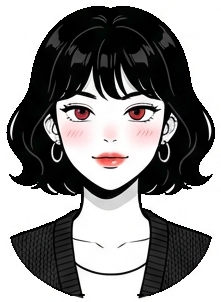
#> input picture exile_test/assets/parts/sera_neutral.png, 221 x 302 px, found by its file name
$ python build_rig.py
#> lines starting #> are read from the running program, lines starting #| are printed output that depends on the picture; after the words box and inside, x2 and y2 are one past the last pixel; in counts of white or black regions, pixels touching at a corner belong together
### exile_test/tools/cutlib.py
"""Cut-out helpers: background by flood fill from the sheet edges, parts by connected components, edge alpha by unmixing
the outline ink from the local background colour, edge colour decontamination and a ~1 px choke.

Why not a colour key: the eyes, skin and shirts are as white as the sheet. A flood fill from the sheet border only takes the
white that is connected to the outside, so a white that is enclosed by an outline stays opaque. The only open whites are the
shirt fronts at the bottom of the busts (the bust is cut there): a barrier closes that opening before the fill.
"""
import cv2
import numpy as np
from scipy import ndimage as ndi


def load(path):
    return cv2.cvtColor(cv2.imread(path), cv2.COLOR_BGR2RGB).astype(np.float32) / 255.0


def lum(x):
    return x[..., 0] * .299 + x[..., 1] * .587 + x[..., 2] * .114


# [107 lines left out: functions poly_bg, local_bg, flood_background, bust_barrier, matte, components and 1 more, not called in this run]


def save_rgba(path, rgba):
    x = (np.clip(rgba, 0, 1) * 255 + .5).astype(np.uint8)
    cv2.imwrite(path, cv2.cvtColor(x, cv2.COLOR_RGBA2BGRA))


def load_rgba(path):
    x = cv2.imread(path, cv2.IMREAD_UNCHANGED)
#> x is the input picture: shape (302, 221, 4); mean B, G, R, A 144, 144.2, 145.6, 168.2
    return cv2.cvtColor(x, cv2.COLOR_BGRA2RGBA).astype(np.float32) / 255.0


def over(dst_rgb, rgba):
    a = rgba[..., 3:4]
    return dst_rgb * (1 - a) + rgba[..., :3] * a


# [16 lines left out: function fringe_stats, not called in this run]

### exile_test/tools/build_rig.py
"""Build the rigs from the registered parts (assets/parts/reg) -> assets/rig/ (4x layers, weight maps, rig.json).

SERA  The busts are medallions: the cardigan's outer edge curves in under the shoulders. A torso continues the bust down to
      the frame bottom (layer "ext", drawn behind the bust): the sleeves hang straight from the widest point of the shoulders,
      the front bands and the shirt continue from the bust's last rows, and the knit and rib textures are the bust's own
      (mirror-tiled samples), with an outline on the outer edges. The bust's lower edge is feathered into it.
      "ext_arm" is the same torso without the left sleeve: in the arm shot the pointing arm takes that sleeve's place.
      The pointing arm is the sheet's own arm, mirrored to her right side (screen left), at the SAME sheet scale as the bust
      (its upper arm is 43 px wide, the bust's side panel at the widest row is 43 px wide), pivot at the centre of its cap.
MINSU The pack's busts have no cup and no hand. The duo sheet (03) has Minsu holding the iced americano; its head is replaced
      by the registered busts (same head size: eye distance 78 vs 80 px, eye-to-chin 111 vs 111 px), the bust's hood ring sits
      on the duo sheet's hood and is feathered into the hoodie, and its slate tint is matched to the hoodie's grey.
PIGEON neutral and beak-open busts as they are.
Everything is upscaled 4x (premultiplied Lanczos + light unsharp) so the shots downsample.
  python tools/build_rig.py
"""
import json, os, sys
import cv2
import numpy as np
from scipy import ndimage as ndi

sys.path.insert(0, os.path.dirname(os.path.abspath(__file__)))
import cutlib as C

HERE = os.path.dirname(os.path.dirname(os.path.abspath(__file__)))
REG = os.path.join(HERE, "assets", "parts", "reg")
PARTS = os.path.join(HERE, "assets", "parts")
RIG = os.path.join(HERE, "assets", "rig")
RV = os.path.join(HERE, "review", "rig")
os.makedirs(RIG, exist_ok=True); os.makedirs(RV, exist_ok=True)
K = 4                      # rig layers are stored at 4x the sheet resolution
INK = np.array([0.06, 0.06, 0.07], np.float32)


def blur(x, s):
    return cv2.GaussianBlur(x.astype(np.float32), (0, 0), s)


def mirror_tile(patch, h, w, ox=0, oy=0):
    """fill h x w by mirror-tiling the patch (seamless: every tile edge meets its own mirror image)"""
    p = np.concatenate([patch, patch[:, ::-1]], 1)
    p = np.concatenate([p, p[::-1]], 0)
    ry, rx = int(np.ceil((h + oy) / p.shape[0])) + 1, int(np.ceil((w + ox) / p.shape[1])) + 1
    big = np.tile(p, (ry, rx, 1))
    return big[oy:oy + h, ox:ox + w]


def stroke(mask_h, pts, width, img_a, color, alpha=1.0):
    """draw an anti-aliased polyline into an RGBA float image (at 1x, supersampled 8x)"""
    S = 8
    h, w = mask_h
    m = np.zeros((h * S, w * S), np.uint8)
    p = (np.array(pts) * S).astype(np.int32)
    cv2.polylines(m, [p], False, 255, max(1, int(round(width * S))), cv2.LINE_AA)
    a = cv2.resize(m.astype(np.float32) / 255, (w, h), interpolation=cv2.INTER_AREA) * alpha
    img_a[..., :3] = img_a[..., :3] * (1 - a[..., None]) + color * a[..., None]
    img_a[..., 3] = np.maximum(img_a[..., 3], a)


# ------------------------------------------------------------------------------------------------------------------ SERA
def sera():
    N = C.load_rgba(os.path.join(REG, "sera_neutral.png"))
    H0, W = N.shape[:2]
#> H0 = 302; W = 221
    EXT = 330
    H = H0 + EXT
#> H = 632
    a = N[..., 3] > 0.5
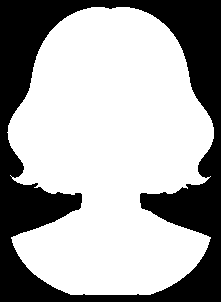
#> a: shape (302, 221) bool; 65.6% white; 1 black region, box (x1, y1, x2, y2) and area: (0, 0, 221, 302) 22971
    L = C.lum(N[..., :3])
    rows = np.nonzero(a.any(1))[0]
#> rows = 288 values from 7 to 294
    y_cut = int(rows.max())                                     # the bust's straight bottom row
#> y_cut = 294
    width = [(np.nonzero(a[y])[0].max() - np.nonzero(a[y])[0].min(), y) for y in range(150, y_cut)]
#> width = 144 pairs, first value 57 to 199, second value 150 to 293
    y_w = max(width)[1]
#> y_w = 238
    xl = int(np.nonzero(a[y_w])[0].min()); xr = int(np.nonzero(a[y_w])[0].max())
#> after `xl = int(np.nonzero(a[y_w])[0].min())`: xl = 11
#> after `xr = int(np.nonzero(a[y_w])[0].max())`: xr = 210
    xc = (xl + xr) / 2
#> xc = 110.5
    # the shirt at the bottom rows: the light run in the middle
    def shirt_run(y):
#> called with y = 290
        r = (L[y] > 0.8) & a[y]
        xs = np.nonzero(r[int(xc) - 40:int(xc) + 40])[0] + int(xc) - 40
#> xs = 58 values from 82 to 139
        return int(xs.min()), int(xs.max())
    sl, sr = shirt_run(y_cut - 4)
#> sl = 82; sr = 139
    BW = 19                                                     # band width at the bottom (measured: 64..83 and 141..159)
    SLEEVE = 41                                                 # sleeve width; the side panel at the widest row is 43 px
    print(f"sera: canvas {W}x{H} (bust {H0}), widest row y={y_w} x {xl}..{xr}, bottom cut y={y_cut}, shirt {sl}..{sr}")
#| sera: canvas 221x632 (bust 302), widest row y=238 x 11..210, bottom cut y=294, shirt 82..139

    # textures from the bust itself
    kx, ky = None, None                                         # a clean knit patch: fully opaque, no light pixels
    for y in range(y_w, y_w + 24):
        for x in range(xl + 1, xl + 40):
            if N[y:y + 16, x:x + 24, 3].min() > 0.99 and L[y:y + 16, x:x + 24].max() < 0.45:
                kx, ky = x, y; break
        if kx is not None: break
    knit = N[ky:ky + 16, kx:kx + 24, :3]
    # rib bands: horizontal ribs at the bust's rib pitch (6.5 px), in the bust's band colours
    bandpx = N[y_cut - 26:y_cut - 4, sl - BW:sl - 2, :3].reshape(-1, 3)
#> bandpx = 374 rows, first 8: [0.165, 0.165, 0.157], [0.157, 0.157, 0.149], [0.122, 0.122, 0.122], [0.0863, 0.0863, 0.0863], [0.051, 0.051, 0.051], [0.0392, 0.0392, 0.0392], [0.0588, 0.0588, 0.0588], [0.098, 0.098, 0.098]
    bl = C.lum(bandpx)
#> bl = 374 values, max 0.983 at index 135, min 0 at index 133, mean 0.166
    rib_light = np.median(bandpx[bl > np.percentile(bl, 60)], 0)
#> rib_light = [0.153, 0.153, 0.153]
    rib_dark = np.median(bandpx[bl < np.percentile(bl, 12)], 0)
#> rib_dark = [0.0235, 0.0275, 0.0235]
    shirt_col = np.median(N[y_cut - 12:y_cut - 2, sl + 4:sr - 4, :3].reshape(-1, 3), 0)
#> shirt_col = [1, 1, 1]

    yy, xx = np.mgrid[0:H, 0:W].astype(np.float32)
    y0 = y_w - 6                                                # the torso starts under the bust's widest row
#> y0 = 232
    taper = 0.045
    xL = xl + 0.4 + taper * np.clip(yy - y_w, 0, None)
    xR = xr - 0.4 - taper * np.clip(yy - y_w, 0, None)
    inside = (yy >= y0) & (xx >= xL) & (xx <= xR)
#> inside: shape (632, 221) bool; 51.8% white; 1 black region, box (x1, y1, x2, y2) and area: (0, 0, 221, 632) 67356
    ext = np.zeros((H, W, 4), np.float32)
    tex = mirror_tile(knit, H, W, 5, 3)
#> in mirror_tile, `return big[oy:oy + h, ox:ox + w]`:
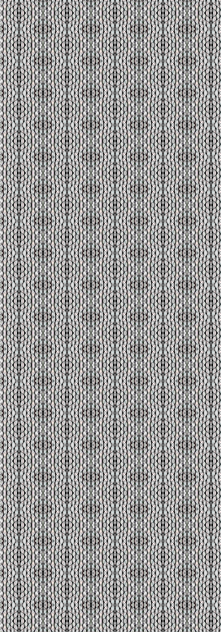
#> returned value: shape (632, 221, 3) float32; mean of channels 0, 1, 2 0.129, 0.129, 0.13; drawn with min black and max white
    ext[..., :3] = tex
    # front bands (rib) and shirt, straight down from the bust's last rows
    bL0, bL1, bR0, bR1 = sl - BW - 1, sl - 1, sr + 1, sr + BW + 1
#> bL0 = 62; bL1 = 81; bR0 = 140; bR1 = 159
    ph = (yy[:, :BW] % 6.5) / 6.5
    line = np.exp(-((ph - 0.5) / 0.11) ** 2)[..., None]
    rib = rib_light * (1 - line) + rib_dark * line
    ext[:, bL0:bL1, :3] = rib
    ext[:, bR0:bR1, :3] = rib[:, :bR1 - bR0]
    shade = 1 - 0.05 * np.exp(-np.minimum(np.abs(xx - sl), np.abs(xx - sr)) / 5)
    shirt = (xx >= sl - 1) & (xx <= sr + 1)
#> shirt: shape (632, 221) bool; 27.1% white; 1 white region, box (x1, y1, x2, y2) and area: (81, 0, 141, 632) 37920
    ext[..., :3] = np.where(shirt[..., None], shirt_col * shade[..., None], ext[..., :3])
    ext[..., 3] = inside.astype(np.float32)
    # soft anti-aliased outer edge
    ext[..., 3] *= np.clip(np.minimum(xx - xL, xR - xx) + 0.5, 0, 1)
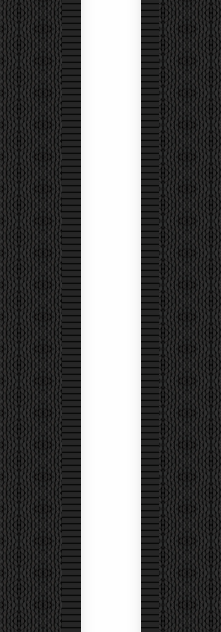
#> ext: shape (632, 221, 4) float32; mean of channels 0, 1, 2, 3 0.362, 0.363, 0.363, 0.517; drawn as B, G, R
    # outlines: outer edges, band/shirt, arm creases (from the armpit down, fading in)
    yl = np.arange(y0, H)
#> yl = 400 values from 232 to 631
    stroke((H, W), np.stack([xl + 0.9 + taper * np.clip(yl - y_w, 0, None), yl], 1), 1.6, ext, INK)
#> in stroke, `p = (np.array(pts) * S).astype(np.int32)`: p = 400 pairs, first value 95 to 236, second value 1856 to 5048
#> in stroke, `a = cv2.resize(m.astype(np.float32) / 255, (w, h), interpolation=cv2.I..`:
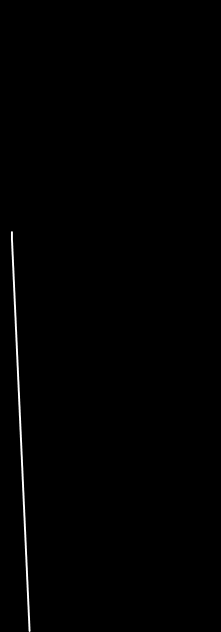
#> a: shape (632, 221) float32; min 0, max 1, mean 0.00554
    stroke((H, W), np.stack([xr - 0.9 - taper * np.clip(yl - y_w, 0, None), yl], 1), 1.6, ext, INK)
#> in stroke (call 2), `img_a[..., :3] = img_a[..., :3] * (1 - a[..., None]) + color * a[..., ..`: img_a: shape (632, 221, 4) float32; mean of channels 0, 1, 2, 3 0.361, 0.362, 0.362, 0.52
    for x in (sl - 0.5, sr + 0.5):
        stroke((H, W), [[x, y_cut - 20], [x, H]], 1.1, ext, INK, 0.9)
#> this loop made 2 passes
#> (x, S in stroke, h in stroke, w in stroke, p in stroke) on passes 1 to 2: (81.5, 8, 632, 221, [[652, 2192], [652, 5056]]), (139.5, 8, 632, 221, [[1116, 2192], [1116, 5056]])
    yc0 = y_w + 18
#> yc0 = 256
    ycr = np.arange(yc0, H)
#> ycr = 376 values from 256 to 631
    for side in (-1, 1):
        x0 = (xl + SLEEVE) if side < 0 else (xr - SLEEVE)
        pts = np.stack([x0 + side * -taper * (ycr - y_w), ycr], 1)
        stroke((H, W), pts, 1.0, ext, INK, 0.75)
#> this loop made 2 passes
#> x0 on passes 1 to 2: 52, 169
    ext[..., 3] *= inside
#> ext: shape (632, 221, 4) float32; 4.53% of pixels changed, all inside (x1, y1, x2, y2) = (10, 231, 211, 632)
    bust_sil = np.zeros((H, W), np.float32); bust_sil[:H0] = cv2.dilate((N[..., 3] > 0.5).astype(np.uint8), np.ones((3, 3), np.uint8))
#> after `bust_sil[:H0] = cv2.dilate((N[..., 3] > 0.5).astype(np.uint8), np.ones`: bust_sil: shape (632, 221) float32; values 0 (black) and 1 (white), 32.3% white; 1 white region, box (x1, y1, x2, y2) and area: (6, 6, 215, 296) 45158
    ext[..., 3] *= np.where(yy < y_w + 3, bust_sil, 1.0)
#> ext: shape (632, 221, 4) float32; mean of channels 0, 1, 2, 3 0.355, 0.356, 0.356, 0.517
    # the arm shot's torso: the left sleeve removed, its crease becomes the torso's outer edge (a full outline)
    ext_arm = ext.copy()
    UNDER = 12                                                   # torso kept under the arm's inner edge
    x_crease = xl + SLEEVE - UNDER - taper * (yy - y_w)
    cut = (xx < x_crease - 0.5) & (yy > y_w + 2)
#> cut: shape (632, 221) bool; 8.7% white; 1 white region, box (x1, y1, x2, y2) and area: (0, 241, 40, 632) 12156
    ext_arm[..., 3] *= np.clip(xx - x_crease + 1.0, 0, 1) * (yy > y_w + 2) + (yy <= y_w + 2)
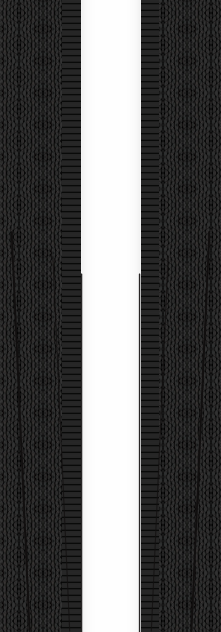
#> ext_arm: shape (632, 221, 4) float32; mean of channels 0, 1, 2, 3 0.355, 0.356, 0.356, 0.486; drawn as B, G, R
    pts = np.stack([xl + SLEEVE - UNDER - taper * (ycr - y_w) + 0.6, ycr], 1)
#> pts = 376 pairs, first value 22.92 to 39.79, second value 256 to 631
    stroke((H, W), pts, 1.7, ext_arm, INK)
#> in stroke (call 7), `img_a[..., 3] = np.maximum(img_a[..., 3], a)`: img_a: shape (632, 221, 4) float32; mean of channels 0, 1, 2, 3 0.355, 0.355, 0.356, 0.488

    # busts on the extended canvas, lower edge feathered into the torso
    def on_canvas(img):
        out = np.zeros((H, W, 4), np.float32); out[:H0] = img
#> after `out = np.zeros((H, W, 4), np.float32)`: out: shape (632, 221, 4) float32; every value is 0
        al = out[..., 3]
        inner = ndi.distance_transform_edt(al > 0.5)
        lower = (yy > y_w + 1)
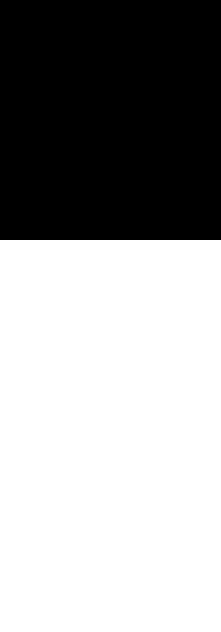
#> lower: shape (632, 221) bool; 62% white; 1 black region, box (x1, y1, x2, y2) and area: (0, 0, 221, 240) 53040
        al2 = np.where(lower, al * np.clip((inner - 0.5) / 3.0, 0, 1), al)
        out[..., 3] = al2
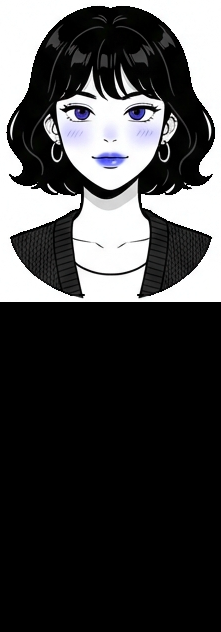
#> out: shape (632, 221, 4) float32; mean of channels 0, 1, 2, 3 0.273, 0.27, 0.27, 0.312; drawn as B, G, R
        return out
    busts = {n: on_canvas(C.load_rgba(os.path.join(REG, f"sera_{n}.png"))) for n in ["neutral", "talk", "angry", "blink"]}

    # eye region for blinks (where blink differs from neutral, upper face only) and mouth region (angry jaw squash)
    # [8 lines left out: function diff_region, not called in this run]
    # talking = the neutral bust with the talking bust's (registered) mouth region: nothing else changes while she talks
    mouth_t = diff_region("neutral", "talk", 140, 218, 11) * ((xx > 78) & (xx < 145))
    m = mouth_t[..., None]; nb, tb = busts["neutral"], busts["talk"]
    pm = nb[..., :3] * nb[..., 3:] * (1 - m) + tb[..., :3] * tb[..., 3:] * m
    al = nb[..., 3:] * (1 - m) + tb[..., 3:] * m
    busts["talk"] = np.concatenate([pm / np.maximum(al, 1e-4), al], -1)
    ys_, xs_ = np.nonzero(mouth_t > 0.5)
    print("  talking mouth region", [int(xs_.min()), int(ys_.min()), int(xs_.max()), int(ys_.max())])
    # face geometry from the bust: eyes are the reddest dark blobs, the mouth the reddest light-red region
    eyes = diff_region("neutral", "blink", 95, 140, 9) * ((xx > 40) & (xx < 185))
    mouth_a = diff_region("neutral", "angry", 150, 215, 7)
    ys, xs = np.nonzero(eyes > 0.5)
    eye_box = [int(xs.min()), int(ys.min()), int(xs.max()), int(ys.max())]
    ys, xs = np.nonzero(mouth_a > 0.5)
    mouth_box = [int(xs.min()), int(ys.min()), int(xs.max()), int(ys.max())]
    # the angry bust's open mouth (dark interior and red lips inside the mouth box): rows and columns
    An = busts["angry"]; La = C.lum(An[..., :3]); red = An[..., 0] - An[..., 1]
    box = (yy > 148) & (yy < 186) & (xx > 85) & (xx < 140)
    inner = box & (La < 0.25) & (yy < 178)                      # the jaw line starts a few px under the lower lip
    lips = box & (red > 0.2)
    rows_dark = np.nonzero(inner.sum(1) > 10)[0]                 # rows of the open mouth's dark interior
    m_top, last_dark = int(rows_dark.min()), int(rows_dark.max())
    ly = np.nonzero(lips.sum(1) > 4)[0]
    m_lip0 = int(ly[ly > last_dark].min()); m_lip1 = int(ly[ly > last_dark].max())
    ix = np.nonzero(inner[m_top:last_dark + 1].sum(0) > 3)[0]
    mx0, mx1 = int(ix.min()), int(ix.max())
    fy = np.interp(yy[:, 0], [m_top, m_lip0, m_lip1, m_lip1 + 4], [0, 1, 1, 0])
    fx = np.interp(xx[0], [mx0 - 6, mx0 + 4, mx1 - 4, mx1 + 6], [0, 1, 1, 0])
    lift = (fy[:, None] * fx[None, :]).astype(np.float32)
    print("  angry mouth: interior from y", m_top, "lower lip", m_lip0, "-", m_lip1, "x", mx0, "-", mx1)
    angry_mouth = {"top": m_top, "lip0": m_lip0, "lip1": m_lip1, "x0": mx0, "x1": mx1}
    print("  eye region", eye_box, "angry mouth region", mouth_box)
    # blink composites: the blink bust's eyes over each mouth state
    comp = {}
    for n in ["neutral", "talk", "angry"]:
        comp[n] = busts[n]
        if n != "angry":                                         # no angry blink: her rage shot holds her eyes open
            e = eyes[..., None]
            b = busts["blink"]
            pm = busts[n][..., :3] * busts[n][..., 3:] * (1 - e) + b[..., :3] * b[..., 3:] * e
            al = busts[n][..., 3:] * (1 - e) + b[..., 3:] * e
            comp[n + "_blink"] = np.concatenate([pm / np.maximum(al, 1e-4), al], -1)

    # head / hair-tip / chest weight maps (1x) for the mesh
    head = (a & (yy[:H0] < 207)).astype(np.uint8)
    dark = (L < 0.25) & a & (yy[:H0] < 206)                      # above the cardigan's neckline only
    lab, n = ndi.label(dark)
    top_labels = np.unique(lab[:150][lab[:150] > 0])
    hair = np.isin(lab, top_labels)                              # dark pixels connected to the hair mass
    headm = np.zeros((H, W), np.float32)
    headm[:H0] = ((head > 0) | hair).astype(np.float32)
    w_head = np.clip(blur(headm, 4.0) * 1.15, 0, 1)
    w_head[:150] = np.maximum(w_head[:150], headm[:150])
    tips = np.zeros((H, W), np.float32)
    tips[:H0] = hair & (yy[:H0] > 120) & (np.abs(xx[:H0] - xc) > 52)
    w_tips = blur(tips, 3.0) * np.clip((yy - 120) / 80, 0, 1)
    # head/face region for the arm check: hair + face + ears (the bust above the neck), its own mask
    face_hair = np.zeros((H, W), bool); face_hair[:H0] = (a & (yy[:H0] < 200)) | hair
    shoulder_line = []
    for x in range(W):
        col = np.nonzero(busts["neutral"][:, x, 3] > 0.5)[0]
        col = col[col > 205]
        shoulder_line.append(int(col.min()) if len(col) else -1)

    # the pointing arm: mirrored to her right side (screen left), pivot at its cap centre
    arm = C.load_rgba(os.path.join(PARTS, "arm_point.png"))
    aa = arm[..., 3] > 0.5
    ys_, xs_ = np.nonzero(aa)
    top = ys_.min()
    ua = aa[:, :70]                                              # the upper arm is the left 70 px of the sprite
    upper_w = float(np.mean([np.ptp(np.nonzero(r)[0]) + 1 for r in ua[top + 16:top + 64] if r.any()]))
    cx_cap = float(np.mean([np.nonzero(r)[0].mean() for r in ua[top + 14:top + 26] if r.any()]))
    pivot = (cx_cap, top + upper_w / 2)                          # centre of the round cap
    armL = arm[:, ::-1].copy()
    pivotL = (arm.shape[1] - 1 - pivot[0], pivot[1])
    # side panel width at the widest row: from the outer edge to the band's outer edge (band = BW px left of the skin)
    skin = np.nonzero((L[y_w + 2, :int(xc)] > 0.8) & a[y_w + 2, :int(xc)])[0]
    panel_w = int(skin.min() - BW - xl)
    print(f"  arm: upper arm {upper_w:.1f} px wide, bust side panel {panel_w} px -> scale 1.0 (same sheet); pivot {pivotL}")

    # upscale and save
    def up(x): return C.upscale_rgba(x, K)
    C.save_rgba(os.path.join(RIG, "sera_ext.png"), up(ext))
    C.save_rgba(os.path.join(RIG, "sera_ext_arm.png"), up(ext_arm))
    for n, im in comp.items():
        C.save_rgba(os.path.join(RIG, f"sera_{n}.png"), up(im))
    C.save_rgba(os.path.join(RIG, "arm_point_L.png"), up(armL))
    np.savez_compressed(os.path.join(RIG, "sera_maps.npz"), w_head=w_head, w_tips=w_tips, mouth=lift, eyes=eyes,
                        face_hair=face_hair, bust_alpha=busts["neutral"][..., 3])
    return {"canvas_1x": [W, H], "bust_h": H0, "y_w": y_w, "xl": xl, "xr": xr, "xc": xc, "y_cut": y_cut, "shirt": [sl, sr],
            "sleeve_w": SLEEVE, "panel_w": panel_w, "taper": taper, "neck_pivot": [xc, 205], "eye_box": eye_box, "mouth_box": mouth_box, "mouth_open_h": m_lip0 - m_top, "angry_mouth": angry_mouth,
            "arm": {"size_1x": [armL.shape[1], armL.shape[0]], "pivot_1x": list(pivotL), "upper_w": upper_w,
                    "shoulder_1x": [xl + upper_w / 2 + 0.5, y_w + 16]},     # searched: the highest pivot whose cap stays
                                                                         # under the bust above the widest row at every angle
            "shoulder_line": shoulder_line}


# ----------------------------------------------------------------------------------------------------------------- MINSU
# landmarks (eye centres, mouth, chin) picked on grids of the two drawings (review/rig/minsu_landmarks.png shows them)
M04 = np.float32([[92, 159], [172, 159], [135, 228], [132, 270]])     # registered bust frame (04)
M03 = np.float32([[282, 170], [360, 172], [320, 240], [320, 282]])    # duo sheet figure (03, minsu_full.png)
CUP_GROUP = np.int32([[300, 455], [340, 455], [372, 560], [372, 742], [300, 752], [235, 742], [160, 752], [70, 805], [36, 792],
                      [34, 640], [100, 635], [160, 640], [205, 615], [250, 600], [252, 552]])
ELBOW = (52, 716)


# [98 lines left out: functions minsu, pigeon, not called in this run]


if __name__ == "__main__":
    rig = {"K": K}
#> (the run stopped early here; a loop or call above may not have finished)
